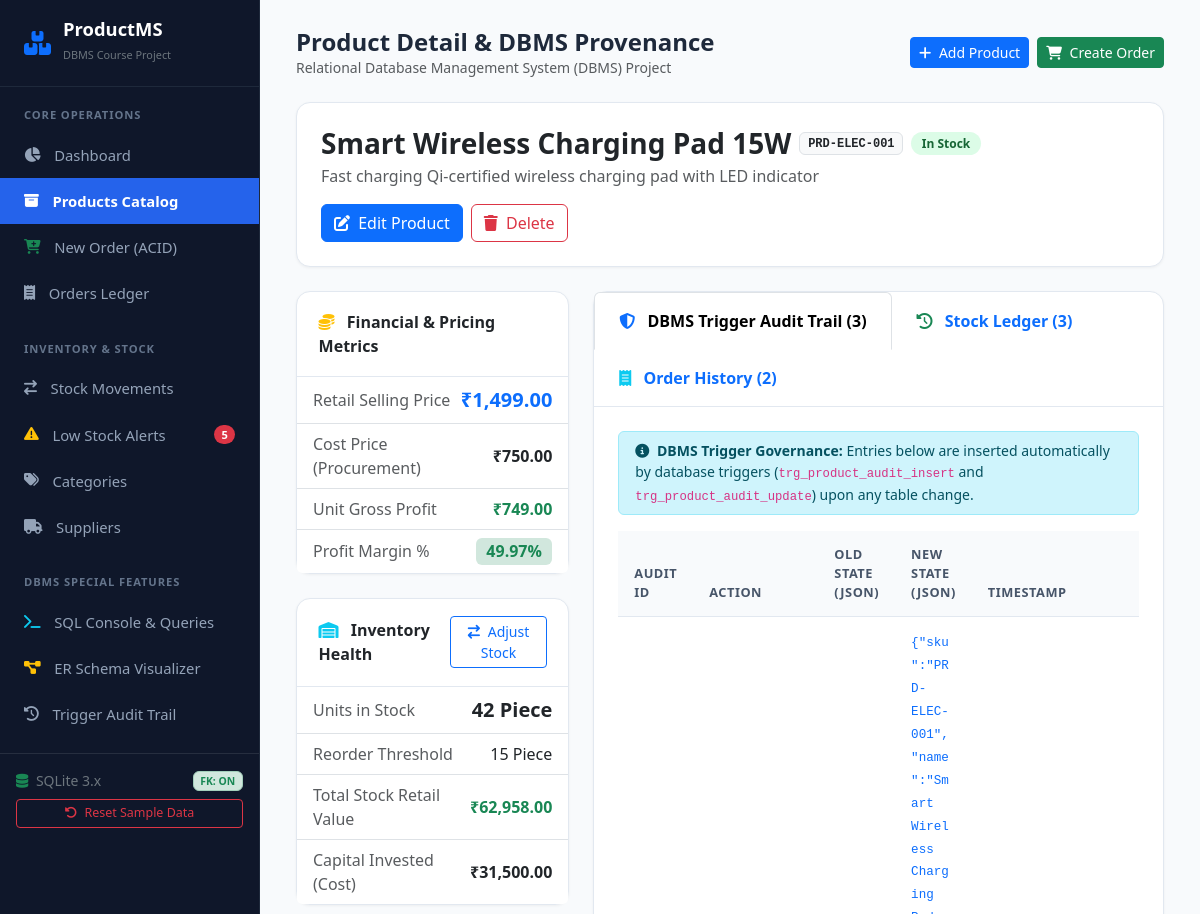
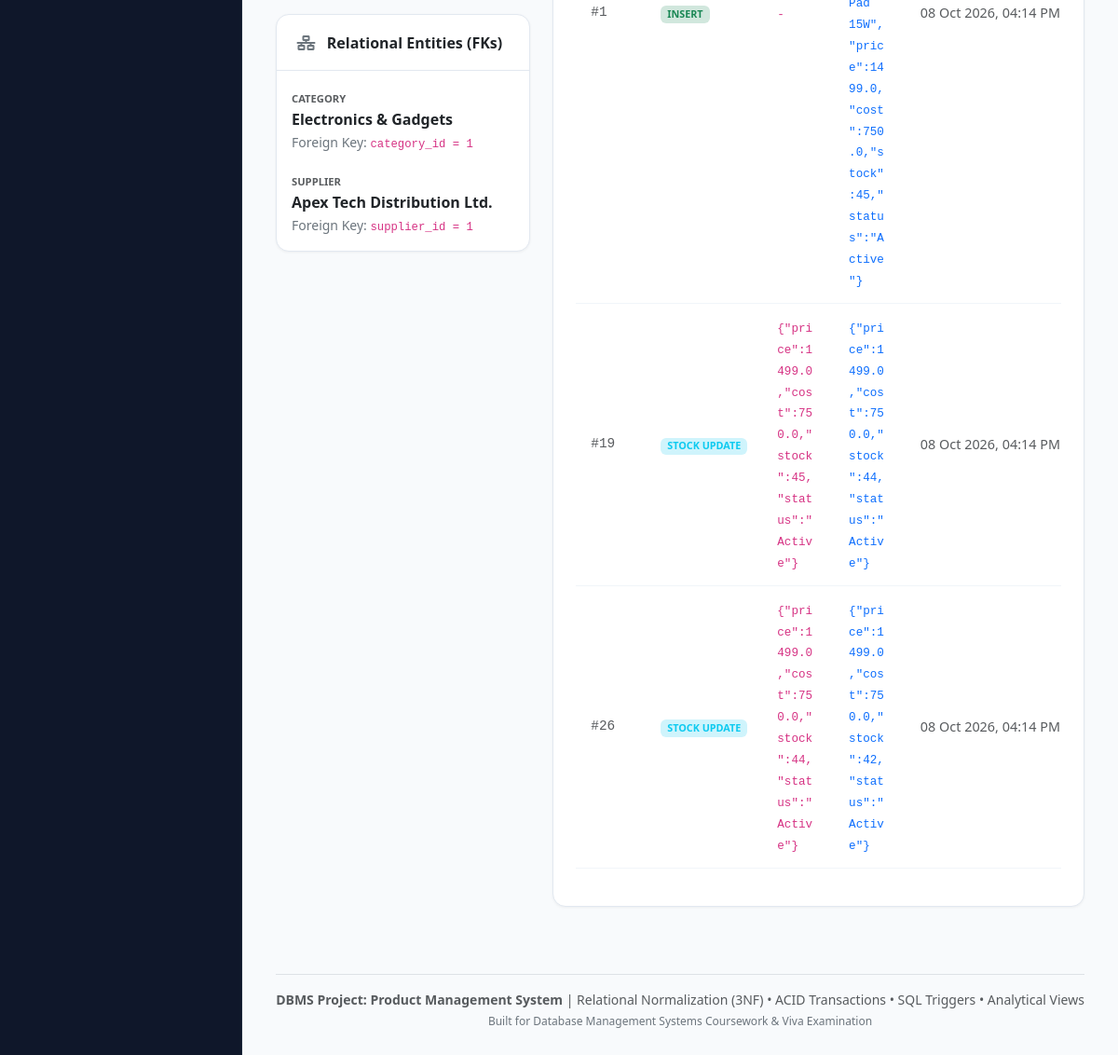
/products/1, run on the app's committed database (2 pictures, top to bottom).
### tables this page shows
CREATE TABLE products (
    product_id      INTEGER PRIMARY KEY AUTOINCREMENT,
    sku             TEXT NOT NULL UNIQUE COLLATE NOCASE,
    name            TEXT NOT NULL,
    description     TEXT,
    category_id     INTEGER NOT NULL,
    supplier_id     INTEGER NOT NULL,
    unit_price      REAL NOT NULL CHECK (unit_price >= 0.0),
    cost_price      REAL NOT NULL CHECK (cost_price >= 0.0),
    stock_quantity  INTEGER NOT NULL DEFAULT 0 CHECK (stock_quantity >= 0),
    reorder_level   INTEGER NOT NULL DEFAULT 10 CHECK (reorder_level >= 0),
    unit_measure    TEXT NOT NULL DEFAULT 'Piece',
    status          TEXT NOT NULL DEFAULT 'Active' CHECK (status IN ('Active', 'Discontinued', 'Draft')),
    created_at      TIMESTAMP NOT NULL DEFAULT CURRENT_TIMESTAMP,
    updated_at      TIMESTAMP NOT NULL DEFAULT CURRENT_TIMESTAMP,
    FOREIGN KEY (category_id) REFERENCES categories (category_id) ON DELETE RESTRICT ON UPDATE CASCADE,
    FOREIGN KEY (supplier_id) REFERENCES suppliers (supplier_id) ON DELETE RESTRICT ON UPDATE CASCADE
);

CREATE TABLE categories (
    category_id     INTEGER PRIMARY KEY AUTOINCREMENT,
    category_code   TEXT NOT NULL UNIQUE COLLATE NOCASE,
    name            TEXT NOT NULL UNIQUE COLLATE NOCASE,
    description     TEXT,
    created_at      TIMESTAMP NOT NULL DEFAULT CURRENT_TIMESTAMP
);

CREATE TABLE suppliers (
    supplier_id     INTEGER PRIMARY KEY AUTOINCREMENT,
    name            TEXT NOT NULL UNIQUE COLLATE NOCASE,
    contact_name    TEXT,
    email           TEXT UNIQUE COLLATE NOCASE,
    phone           TEXT,
    address         TEXT,
    city            TEXT,
    country         TEXT NOT NULL DEFAULT 'India',
    created_at      TIMESTAMP NOT NULL DEFAULT CURRENT_TIMESTAMP
);

CREATE TABLE product_audit_log (
    audit_id        INTEGER PRIMARY KEY AUTOINCREMENT,
    product_id      INTEGER NOT NULL,
    action_type     TEXT NOT NULL CHECK (action_type IN ('INSERT', 'UPDATE_PRICE', 'UPDATE_STOCK', 'UPDATE_DETAILS', 'DELETE')),
    old_values      TEXT,
    new_values      TEXT,
    changed_by      TEXT NOT NULL DEFAULT 'system_admin',
    timestamp       TIMESTAMP NOT NULL DEFAULT CURRENT_TIMESTAMP
);

### app.py (the view)
@app.route("/products/<int:product_id>")
def product_detail(product_id):
    product = database.query_db(
        "SELECT * FROM v_product_catalog WHERE product_id = ?",
        (product_id,),
        one=True
    )
    if not product:
        flash("Product not found.", "warning")
        return redirect(url_for("product_list"))
    audit_logs = database.query_db(
        "SELECT * FROM product_audit_log WHERE product_id = ? ORDER BY timestamp DESC",
        (product_id,)
    )
    transactions = database.query_db(
        "SELECT * FROM inventory_transactions WHERE product_id = ? ORDER BY transaction_id DESC LIMIT 15",
        (product_id,)
    )
    orders_included = database.query_db("""
        SELECT o.order_id, o.order_number, o.order_date, o.status, c.name as customer_name, oi.quantity, oi.unit_price, oi.subtotal
        FROM order_items oi
        INNER JOIN orders o ON oi.order_id = o.order_id
        INNER JOIN customers c ON o.customer_id = c.customer_id
        WHERE oi.product_id = ?
        ORDER BY o.order_date DESC
    """, (product_id,))
    return render_template(
        "products/detail.html",
        product=product,
        audit_logs=audit_logs,
        transactions=transactions,
        orders_included=orders_included
    )

### app.py (called while the page is built)
@app.template_filter("currency")
def currency_filter(value):
    try:
        val = float(value)
        return f"₹{val:,.2f}"
    except (ValueError, TypeError):
        return "₹0.00"

@app.template_filter("datetime_format")
def datetime_format(value):
    if not value:
        return ""
    try:
        dt = datetime.fromisoformat(str(value).replace("Z", ""))
        return dt.strftime("%d %b %Y, %I:%M %p")
    except Exception:
        return str(value)

@app.context_processor
def inject_globals():
    try:
        low_stock_count = database.query_db(
            "SELECT COUNT(*) as count FROM v_low_stock_alerts", one=True
        )["count"]
    except Exception:
        low_stock_count = 0
    return {"nav_low_stock_count": low_stock_count}

### database.py (called while the page is built)
def get_connection():
    conn = sqlite3.connect(DB_FILE)
    conn.row_factory = sqlite3.Row
    conn.execute("PRAGMA foreign_keys = ON;")
    return conn

def query_db(query, args=(), one=False):
    conn = get_connection()
    try:
        cur = conn.cursor()
        cur.execute(query, args)
        rows = cur.fetchall()
        result = [dict(row) for row in rows]
        return (result[0] if result else None) if one else result
    finally:
        conn.close()

### templates/products/detail.html (shortened to what this page needs)
{% extends "base.html" %}
{% block header_title %}Product Detail &amp; DBMS Provenance{% endblock %}
{% block content %}
<div class="card mb-4">
    <div class="card-body p-4">
        <div class="d-flex flex-wrap justify-content-between align-items-center gap-3">
            <div>
                <div class="d-flex align-items-center gap-2 mb-1">
                    <h3 class="fw-bold mb-0">{{ product.product_name }}</h3>
                    <span class="badge bg-light text-dark font-monospace border">{{ product.sku }}</span>
                    {% if product.stock_status == 'IN_STOCK' %}
                        <span class="badge badge-in-stock">In Stock</span>
                    {% elif product.stock_status == 'LOW_STOCK' %}
                        <span class="badge badge-low-stock">Low Stock</span>
                    {% else %}
                        <span class="badge badge-out-of-stock">Out of Stock</span>
                    {% endif %}
                </div>
                <p class="text-muted mb-0">{{ product.description or 'No product description provided.' }}</p>
            </div>
            <div class="d-flex gap-2">
                <a href="{{ url_for('product_edit', product_id=product.product_id) }}" class="btn btn-primary">
                    <i class="fa-solid fa-pen-to-square me-1"></i> Edit Product
                </a>
                <button type="button" class="btn btn-outline-danger" data-bs-toggle="modal" data-bs-target="#deleteModal">
                    <i class="fa-solid fa-trash me-1"></i> Delete
                </button>
            </div>
        </div>
    </div>
</div>
<div class="row g-4">
    <div class="col-lg-4">
        <div class="card mb-4">
            <div class="card-header fw-bold">
                <i class="fa-solid fa-coins text-warning me-2"></i> Financial &amp; Pricing Metrics
            </div>
            <ul class="list-group list-group-flush">
                <li class="list-group-item d-flex justify-content-between align-items-center">
                    <span class="text-muted">Retail Selling Price</span>
                    <span class="fw-bold text-primary fs-5">{{ product.unit_price | currency }}</span>
                </li>
                <li class="list-group-item d-flex justify-content-between align-items-center">
                    <span class="text-muted">Cost Price (Procurement)</span>
                    <span class="fw-semibold">{{ product.cost_price | currency }}</span>
                </li>
                <li class="list-group-item d-flex justify-content-between align-items-center">
                    <span class="text-muted">Unit Gross Profit</span>
                    <span class="fw-semibold text-success">{{ product.unit_profit | currency }}</span>
                </li>
                <li class="list-group-item d-flex justify-content-between align-items-center">
                    <span class="text-muted">Profit Margin %</span>
                    <span class="badge bg-success-subtle text-success fs-6">{{ product.profit_margin_pct }}%</span>
                </li>
            </ul>
        </div>
        <div class="card mb-4">
            <div class="card-header fw-bold d-flex justify-content-between align-items-center">
                <span><i class="fa-solid fa-warehouse text-info me-2"></i> Inventory Health</span>
                <button type="button" class="btn btn-sm btn-outline-primary" data-bs-toggle="modal" data-bs-target="#stockModal">
                    <i class="fa-solid fa-arrow-right-arrow-left me-1"></i> Adjust Stock
                </button>
            </div>
            <ul class="list-group list-group-flush">
                <li class="list-group-item d-flex justify-content-between align-items-center">
                    <span class="text-muted">Units in Stock</span>
                    <span class="fw-bold fs-5">{{ product.stock_quantity }} {{ product.unit_measure }}</span>
                </li>
                <li class="list-group-item d-flex justify-content-between align-items-center">
                    <span class="text-muted">Reorder Threshold</span>
                    <span>{{ product.reorder_level }} {{ product.unit_measure }}</span>
                </li>
                <li class="list-group-item d-flex justify-content-between align-items-center">
                    <span class="text-muted">Total Stock Retail Value</span>
                    <span class="fw-semibold text-success">{{ product.inventory_retail_value | currency }}</span>
                </li>
                <li class="list-group-item d-flex justify-content-between align-items-center">
                    <span class="text-muted">Capital Invested (Cost)</span>
                    <span class="fw-semibold">{{ product.inventory_cost_value | currency }}</span>
                </li>
            </ul>
        </div>
        <div class="card">
            <div class="card-header fw-bold">
                <i class="fa-solid fa-network-wired text-secondary me-2"></i> Relational Entities (FKs)
            </div>
            <div class="card-body">
                <div class="mb-3">
                    <small class="text-muted text-uppercase fw-bold" style="font-size: 0.7rem;">Category</small>
                    <div class="fw-semibold">{{ product.category_name }}</div>
                    <small class="text-secondary">Foreign Key: <code>category_id = {{ product.category_id }}</code></small>
                </div>
                <div>
                    <small class="text-muted text-uppercase fw-bold" style="font-size: 0.7rem;">Supplier</small>
                    <div class="fw-semibold">{{ product.supplier_name }}</div>
                    <small class="text-secondary">Foreign Key: <code>supplier_id = {{ product.supplier_id }}</code></small>
                </div>
            </div>
        </div>
    </div>
    <div class="col-lg-8">
        <div class="card">
            <div class="card-header p-0">
                <ul class="nav nav-tabs card-header-tabs m-0 border-0" id="detailTabs" role="tablist">
                    <li class="nav-item">
                        <button class="nav-link active px-4 py-3 fw-semibold" id="audit-tab" data-bs-toggle="tab" data-bs-target="#audit-content">
                            <i class="fa-solid fa-shield-halved text-primary me-2"></i> DBMS Trigger Audit Trail ({{ audit_logs | length }})
                        </button>
                    </li>
                    <li class="nav-item">
                        <button class="nav-link px-4 py-3 fw-semibold" id="trx-tab" data-bs-toggle="tab" data-bs-target="#trx-content">
                            <i class="fa-solid fa-clock-rotate-left text-success me-2"></i> Stock Ledger ({{ transactions | length }})
                        </button>
                    </li>
                    <li class="nav-item">
                        <button class="nav-link px-4 py-3 fw-semibold" id="orders-tab" data-bs-toggle="tab" data-bs-target="#orders-content">
                            <i class="fa-solid fa-receipt text-info me-2"></i> Order History ({{ orders_included | length }})
                        </button>
                    </li>
                </ul>
            </div>
            <div class="card-body p-4">
                <div class="tab-content" id="detailTabsContent">
                    <div class="tab-pane fade show active" id="audit-content">
                        <div class="alert alert-info py-2 px-3 small mb-3">
                            <i class="fa-solid fa-circle-info me-1"></i>
                            <strong>DBMS Trigger Governance:</strong> Entries below are inserted automatically by database triggers (<code>trg_product_audit_insert</code> and <code>trg_product_audit_update</code>) upon any table change.
                        </div>
                        {% if audit_logs %}
                        <div class="table-responsive">
                            <table class="table table-sm align-middle">
                                <thead>
                                    <tr>
                                        <th>Audit ID</th>
                                        <th>Action</th>
                                        <th>Old State (JSON)</th>
                                        <th>New State (JSON)</th>
                                        <th>Timestamp</th>
                                    </tr>
                                </thead>
                                <tbody>
                                    {% for log in audit_logs %}
                                    <tr>
                                        <td class="font-monospace text-muted">#{{ log.audit_id }}</td>
                                        <td>
                                            {% if log.action_type == 'INSERT' %}
                                                <span class="badge bg-success-subtle text-success">INSERT</span>
                                            {% elif log.action_type == 'UPDATE_PRICE' %}
                                                <span class="badge bg-warning-subtle text-warning">PRICE CHANGE</span>
                                            {% elif log.action_type == 'UPDATE_STOCK' %}
                                                <span class="badge bg-info-subtle text-info">STOCK UPDATE</span>
                                            {% else %}
                                                <span class="badge bg-secondary-subtle text-secondary">{{ log.action_type }}</span>
                                            {% endif %}
                                        </td>
                                        <td><code class="small text-break">{{ log.old_values or '-' }}</code></td>
                                        <td><code class="small text-break text-primary">{{ log.new_values or '-' }}</code></td>
                                        <td class="text-muted small text-nowrap">{{ log.timestamp | datetime_format }}</td>
                                    </tr>
                                    {% endfor %}
                                </tbody>
                            </table>
                        </div>
                        {% else %}
                        <p class="text-muted text-center py-4">No audit events recorded yet.</p>
                        {% endif %}
                    </div>
                </div>
            </div>
        </div>
    </div>
</div>
{% endblock %}

### static/css/style.css (style rules this page uses)
:root { --primary: #2563eb; --primary-dark: #1d4ed8; --primary-light: #eff6ff; --secondary: #64748b; --success: #10b981; --warning: #f59e0b; --danger: #ef4444; --dark: #0f172a; --card-bg: #ffffff; --border-color: #e2e8f0; --sidebar-width: 260px; }
body { font-family: 'Segoe UI', -apple-system, BlinkMacSystemFont, Roboto, Oxygen, Ubuntu, Cantarell, sans-serif; background-color: #f8fafc; color: #1e293b; min-height: 100vh; }
.card { border: 1px solid var(--border-color); border-radius: 0.875rem; box-shadow: 0 1px 3px 0 rgba(0, 0, 0, 0.05); background-color: var(--card-bg); margin-bottom: 1.5rem; }
.card-header { background-color: transparent; border-bottom: 1px solid var(--border-color); padding: 1.1rem 1.35rem; font-weight: 600; }
.table { vertical-align: middle; }
.table th { background-color: #f8fafc; color: #475569; font-weight: 600; font-size: 0.8rem; text-transform: uppercase; letter-spacing: 0.04em; border-bottom: 1px solid var(--border-color); padding: 0.85rem 1rem; }
.table td { padding: 0.85rem 1rem; font-size: 0.9rem; border-bottom: 1px solid #f1f5f9; }
.badge-in-stock { background-color: #dcfce7; color: #166534; font-weight: 600; padding: 0.35rem 0.65rem; border-radius: 9999px; }

### data on the page
products: product_name "Smart Wireless Charging Pad 15W", sku "PRD-ELEC-001", description "Fast charging Qi-certified wireless charging pad with LED indicator", unit_price "₹1,499.00", cost_price "₹750.00", stock_quantity "42", unit_measure "Piece", reorder_level "15"
categories: category_name "Electronics & Gadgets", category_id "1"
suppliers: supplier_name "Apex Tech Distribution Ltd.", supplier_id "1"
product_audit_log: audit_id "1", action_type "INSERT", old_values "-", new_values "{\"sku\":\"PRD-ELEC-001\",\"name\":\"Smart Wireless Charging Pad 15W\",\"price\":1499.0,\"cost\":750.0,\"stock\":45,\"status\":\"Active\"}", timestamp "08 Oct 2026, 04:14 PM"
product_audit_log: audit_id "19", action_type "STOCK UPDATE", old_values "{\"price\":1499.0,\"cost\":750.0,\"stock\":45,\"status\":\"Active\"}", new_values "{\"price\":1499.0,\"cost\":750.0,\"stock\":44,\"status\":\"Active\"}", timestamp "08 Oct 2026, 04:14 PM"
product_audit_log: audit_id "26", action_type "STOCK UPDATE", old_values "{\"price\":1499.0,\"cost\":750.0,\"stock\":44,\"status\":\"Active\"}", new_values "{\"price\":1499.0,\"cost\":750.0,\"stock\":42,\"status\":\"Active\"}", timestamp "08 Oct 2026, 04:14 PM"

### other printed values
{{ nav_low_stock_count }} "5"
{{ product.unit_profit | currency }} "₹749.00"
{{ product.profit_margin_pct }} "49.97"
{{ product.inventory_retail_value | currency }} "₹62,958.00"
{{ product.inventory_cost_value | currency }} "₹31,500.00"
{{ audit_logs | length }} "3"
{{ transactions | length }} "3"
{{ orders_included | length }} "2"
